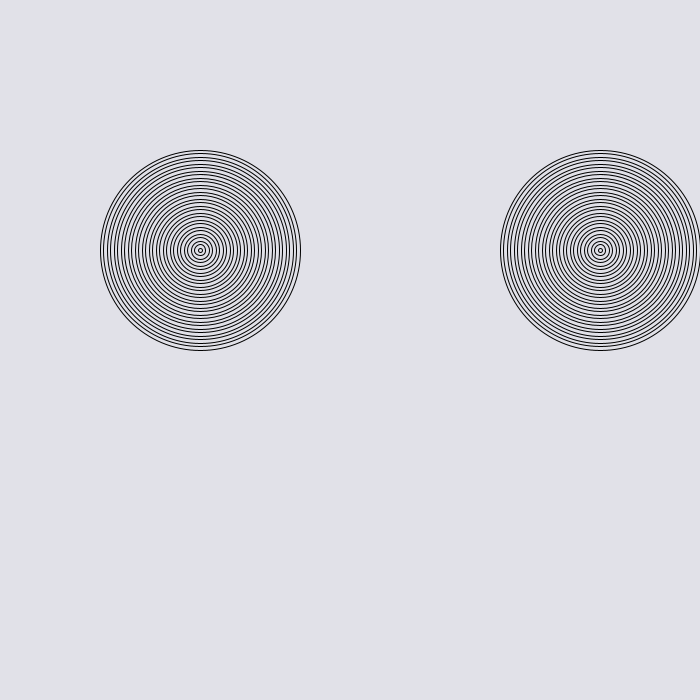
Frame 1 (no input)
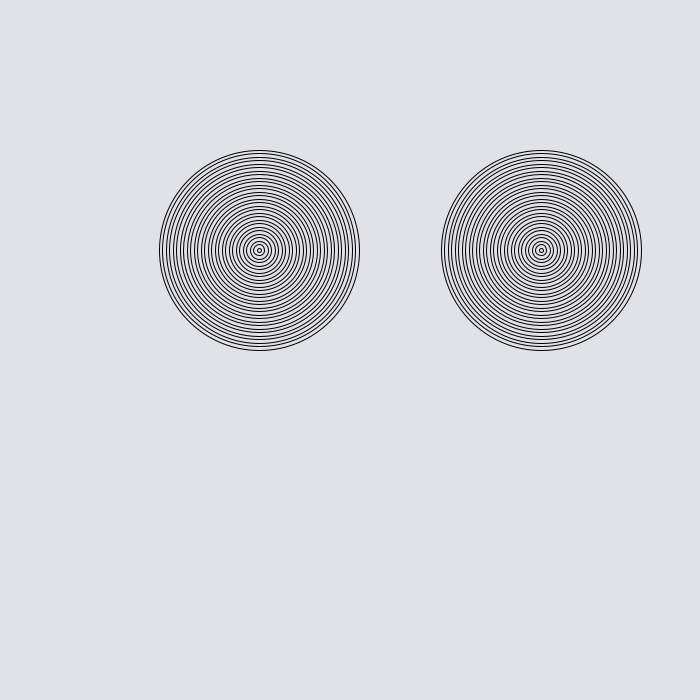
Frame 60 (the mouse pressed at the canvas centre just before this capture)
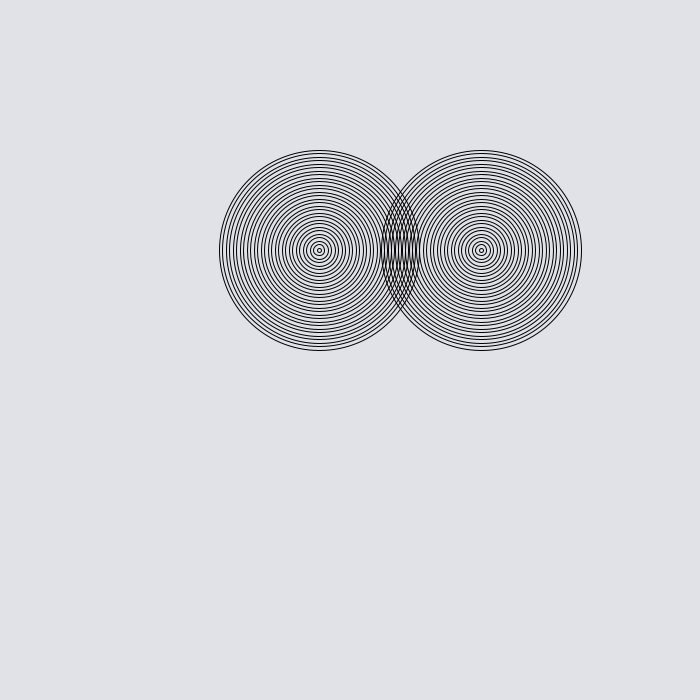
Frame 120 (the mouse held since frame 60 and released just before this capture)

The Processing sketch that drew these frames (run headless with seeded random() and noise(); from frame 60 on, the mouse is pressed at the canvas centre):

// Processing sketch: Amazing_Rings
// ── Amazing_Rings.pde
int y2 = 250;
int x2 = 600;
int x = 200;
int y = 250;
void setup(){
  size(700,700);
}
void draw(){
  background(225,225,232);
  int size = 200;
  for(int i=0; i<29; i++){
    noFill();
     ellipse(x,y,size,size);
  
  size-=7;
  }
 int size2 = 200;
  for(int w=0; w<29; w++) {
    noFill();
     ellipse(x2,y2,size2,size2);
  
  size2-=7;
  
  
  }
  
   
x+=1;
x2-=1;
  
}
